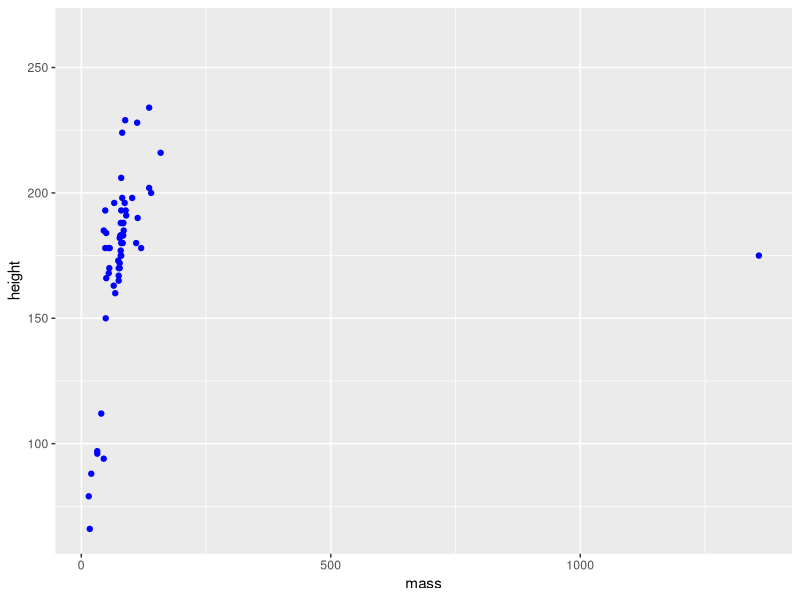

Reproduce this figure in R.
## ---- chunk 1
knitr::opts_chunk$set(echo = TRUE)
library(tidyverse)
## ---- chunk 2
ggplot(data = starwars, aes(x = mass, y = height)) +
  geom_point(color = "blue")
